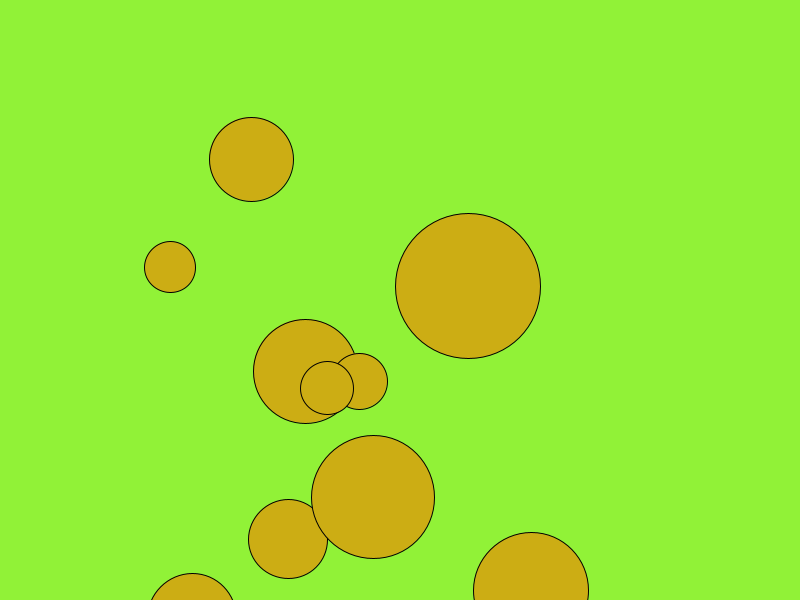
Frame 1 (no input)
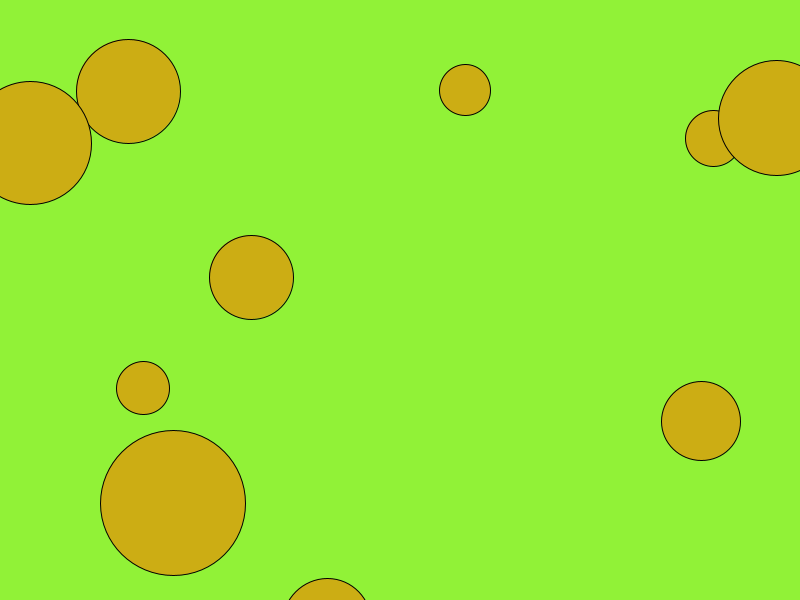
Frame 60 (the mouse pressed at the canvas centre just before this capture)
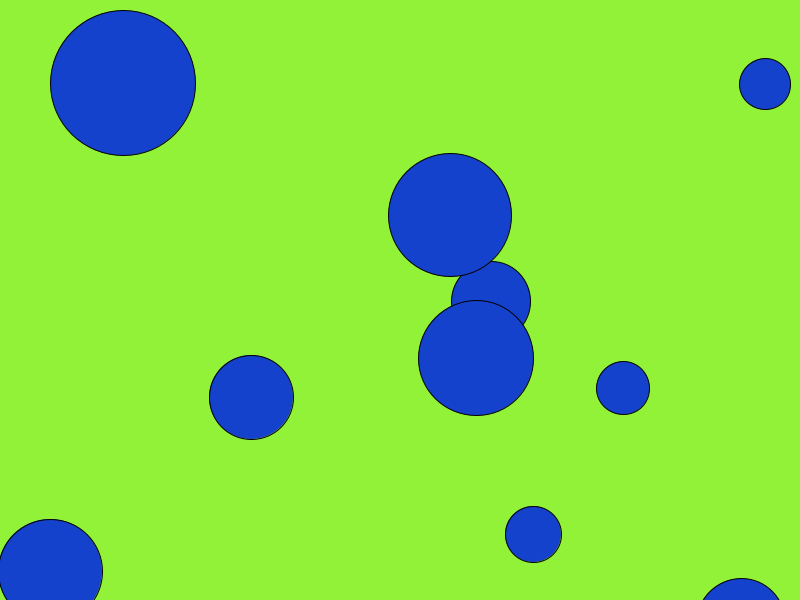
Frame 120 (the mouse held since frame 60 and released just before this capture)

The Processing sketch that drew these frames (run headless with seeded random() and noise(); from frame 60 on, the mouse is pressed at the canvas centre):

// Processing sketch: processing_105932
// ── processing_105932.pde

int arraySize = 10;
int [] x=new int[arraySize];
int [] y=new int[arraySize];
int [] s=new int[arraySize];
int [] xSpeed=new int[arraySize];
int [] ySpeed=new int[arraySize];
int value = 50;

void setup() {
  size(800, 600);
  colorMode(HSB, 360, 100, 100, 100);
  for (int i= 0; i < arraySize; i++) {
    x[i]=int(random(150, 650));
    y[i]=int(random(150, 650));
    s[i]=int(random(50, 150));
    xSpeed[i] = int(random(-10, 10));
    ySpeed[i] = int(random(-10, 10));
  }
}
void draw() {
  background(91, 77, 95, 100);  // yellow background
  //ellipse(width/2,height/2, 200, 200);

  for (int i= 0; i<arraySize; i++) {
    x[i]=x[i]+xSpeed[i];
    y[i]=y[i]+ySpeed[i];


    // right boundary
    if (x[i] >= width) {
      xSpeed[i] = xSpeed[i] * -1;
      // OR xSpeed = -xSpeed;
      // xSpeed *= -1;
      // circleX = circleX + 100
      // circleX += 100
    }
    // left boundary
    if (x[i] <= 0) {
      xSpeed[i] = xSpeed[i] * -1;
    }
    // bottom boundary
    if (y[i] >= height) {
      ySpeed[i] = ySpeed[i] * -1;
    }
    // top boundary
    if (y[i] < 0 ) {
      ySpeed[i] = ySpeed[i] * -1;
    }
    fill (value, 90, 80, 100);
    ellipse(x[i], y[i], s[i], s[i]);
  }
}
void mousePressed() {
  if (value == 50) {
    value = 225;
  } 
  else {
    value = 50;
  }
}
